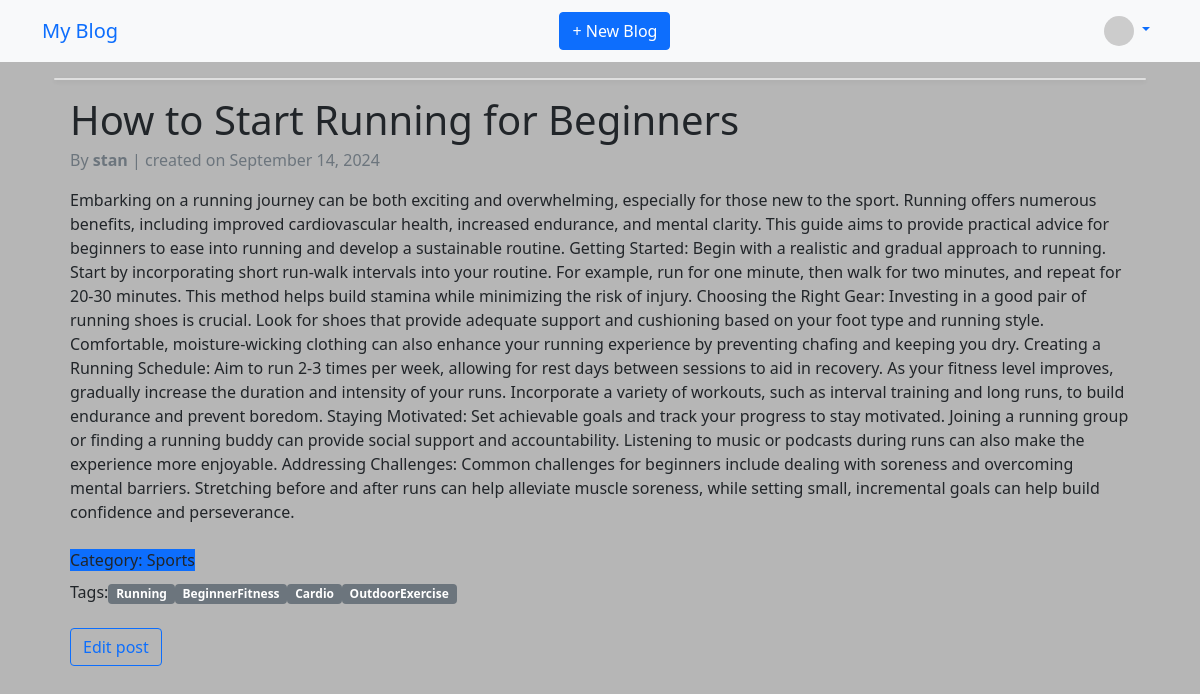
The app's page /post/how-to-start-running-for-beginners (signed in) with its own data.
### app/models.py (models this page shows, shortened)
class Post(db.Model):
    __tablename__ = 'posts'
    id: so.Mapped[int] = so.mapped_column(primary_key=True)
    title: so.Mapped[str] = so.mapped_column(sa.String(255), nullable=False)
    slug: so.Mapped[str] = so.mapped_column(sa.String(255), unique=True, nullable=False)
    body: so.Mapped[str] = so.mapped_column(sa.Text, nullable=False)
    create_at: so.Mapped[datetime] = so.mapped_column(sa.DateTime, default=lambda: datetime.now(timezone.utc))
    update_at: so.Mapped[datetime] = so.mapped_column(sa.DateTime, default=lambda: datetime.now(timezone.utc), onupdate=lambda: datetime.now(timezone.utc))
    published_at: so.Mapped[Optional[datetime]] = so.mapped_column(sa.DateTime)
    is_published: so.Mapped[bool] = so.mapped_column(sa.Boolean, default=False)
    author_id: so.Mapped[int] = so.mapped_column(sa.Integer, sa.ForeignKey('users.id'), nullable=False)
    author: so.Mapped['User'] = so.relationship('User', back_populates='posts')
    category_id: so.Mapped[Optional[int]] = so.mapped_column(sa.Integer, sa.ForeignKey('categories.id'))
    tags: so.Mapped[List['Tag']] = so.relationship('Tag', secondary=post_tags, back_populates='posts')
    notifications: so.Mapped[List['Notification']] = so.relationship('Notification', back_populates='post')

class User(UserMixin, db.Model):
    __tablename__ = 'users'
    id: so.Mapped[int] = so.mapped_column(primary_key=True)
    username: so.Mapped[str] = so.mapped_column(sa.String(64), index=True, unique=True)
    email: so.Mapped[str] = so.mapped_column(sa.String(150), index=True, unique=True)
    password_hash: so.Mapped[str] = so.mapped_column(sa.String(256))
    bio: so.Mapped[Optional[str]] = so.mapped_column(sa.Text)
    roles: so.Mapped[List['Role']] = so.relationship('Role',
                                                     secondary=user_roles,
                                                     back_populates='users')
    posts: so.Mapped[List['Post']] = so.relationship('Post', back_populates='author')
    followed = so.relationship(
        'User',
        secondary='followers',
        primaryjoin=id==followers.c.follower_id,
        secondaryjoin=id==followers.c.followed_id,
        backref='followers',
        lazy='dynamic'
    )
    notifications: so.Mapped[List['Notification']] = so.relationship('Notification', back_populates='user')
    def avatar(self, size):
        digest = md5(self.email.lower().encode('utf-8')).hexdigest()
        return f"https://www.gravatar.com/avatar/{digest}?d=identicon&s={size}"
    def has_role(self, role_name):
        return any(role.name == role_name for role in self.roles)

class Category(db.Model):
    __tablename__ = 'categories'
    id: so.Mapped[int] = so.mapped_column(sa.Integer, primary_key=True)
    name: so.Mapped[str] = so.mapped_column(sa.String(100), nullable=False, unique=True)
    description: so.Mapped[Optional[str]] = so.mapped_column(sa.Text)
    posts: so.Mapped[List['Post']] = so.relationship('Post', backref='category', lazy=True)

class Tag(db.Model):
    __tablename__ = 'tags'
    id: so.Mapped[int] = so.mapped_column(sa.Integer, primary_key=True)
    name: so.Mapped[str] = so.mapped_column(sa.String(100), nullable=False, unique=True)
    posts: so.Mapped[List['Post']] = so.relationship('Post', secondary=post_tags, back_populates='tags')

### app/routes.py (the view)
@app.route('/post/<slug>')
@login_required
def read_post(slug):
    post = Post.query.filter_by(slug=slug).first_or_404()
    return render_template('_post.html', post=post)

### app/models.py (called while the page is built)
@login.user_loader
def load_user(id):
    return db.session.get(User, int(id))

### app/templates/_post.html
{% extends "base.html" %}
{% block content %}
<div class="container mb-5">
    <div class="card shadow-sm"></div>
    <div class="card-body">
        <h1 class="card-title">{{ post.title }}</h1>
        <p class="card-subtitle text-muted mb-3">By <strong>{{ post.author.username }}</strong> | created on {{
            post.create_at.strftime('%B %d, %Y') }}</p>
        <p class="card-text">{{ post.body }}</p>
        <p class="mt-4 mb-2">
            <span class="badget bg-primary">Category: {{ post.category.name }}</span>
        </p>
        <p>
            <span>Tags:</span>{% for tag in post.tags %}<span class="badge bg-secondary">{{ tag.name }}</span>{% endfor
            %}
        </p>
        {% if current_user.is_authenticated and current_user.id == post.author.id %}
        <div class="mt-4">
            <a href="{{ url_for('update_post', slug=post.slug) }}" class="btn btn-outline-primary">Edit post</a>
        </div>
        {% endif %}
    </div>
    {% endblock %}

### app/static/styles/styles.css (style rules this page uses)
body { background-color: rgb(182, 182, 182); }

### records on screen
Post: title "How to Start Running for Beginners", create_at "September 14, 2024", body "Embarking on a running journey can be both exciting and overwhelming, especially for those new to the sport. Running offers numerous benefits, including improved cardiovascular health, increased endurance, and mental clarity. This guide aims to provide practical advice for beginners to ease into running and develop a sustainable routine. Getting Started: Begin with a realistic and gradual approach to running. Start by incorporating short run-walk intervals into your routine. For example, run for one minute, then walk for two minutes, and repeat for 20-30 minutes. This method helps build stamina while minimizing the risk of injury. Choosing the Right Gear: Investing in a good pair of running…"
User: author.username "stan"
Category: category.name "Sports"
Tag: name "Running"
Tag: name "BeginnerFitness"
Tag: name "Cardio"
Tag: name "OutdoorExercise"
